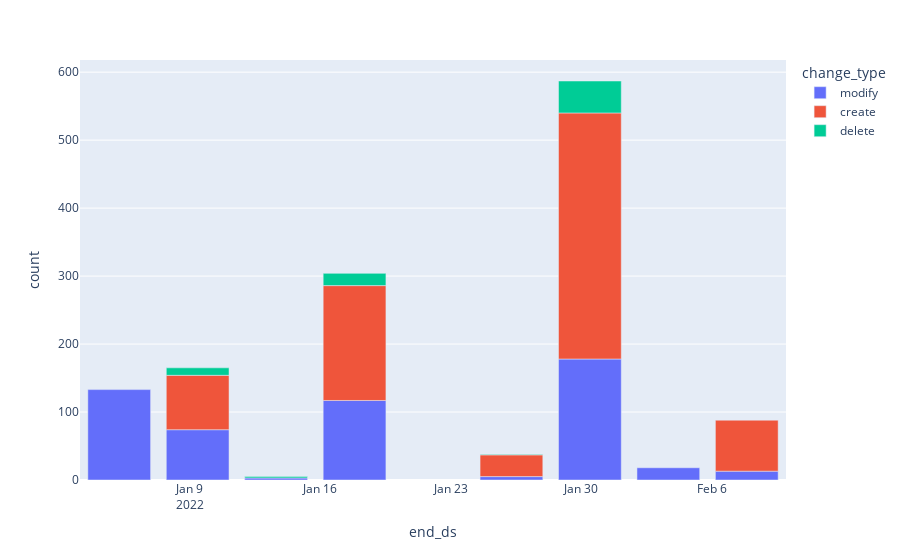

This figure's notebook cell:
### Code cell
import plotly.express as px


fig = px.bar(df_byDay, x = "end_ds", y = "count", color = 'change_type')
fig.show()

### Figure 1 — Plotly figure (JSON) as saved in the notebook; plotly's stock layout.template omitted (floating-point values rounded to 4 significant figures)
{"data": [{"alignmentgroup": "True", "hovertemplate": "change_type=modify<br>end_ds=%{x}<br>count=%{y}<extra></extra>", "legendgroup": "modify", "marker": {"color": "#636efa", "pattern": {"shape": ""}}, "name": "modify", "offsetgroup": "modify", "orientation": "v", "showlegend": true, "textposition": "auto", "type": "bar", "x": ["2022-01-05T05:00:00Z", "2022-01-09T10:00:00Z", "2022-01-13T15:00:00Z", "2022-01-17T20:00:00Z", "2022-01-26T06:00:00Z", "2022-01-30T11:00:00Z", "2022-02-03T16:00:00Z", "2022-02-07T21:00:00Z"], "xaxis": "x", "y": [133, 74, 3, 117, 5, 178, 18, 13], "yaxis": "y"}, {"alignmentgroup": "True", "hovertemplate": "change_type=create<br>end_ds=%{x}<br>count=%{y}<extra></extra>", "legendgroup": "create", "marker": {"color": "#EF553B", "pattern": {"shape": ""}}, "name": "create", "offsetgroup": "create", "orientation": "v", "showlegend": true, "textposition": "auto", "type": "bar", "x": ["2022-01-09T10:00:00Z", "2022-01-17T20:00:00Z", "2022-01-26T06:00:00Z", "2022-01-30T11:00:00Z", "2022-02-07T21:00:00Z"], "xaxis": "x", "y": [80, 169, 32, 362, 75], "yaxis": "y"}, {"alignmentgroup": "True", "hovertemplate": "change_type=delete<br>end_ds=%{x}<br>count=%{y}<extra></extra>", "legendgroup": "delete", "marker": {"color": "#00cc96", "pattern": {"shape": ""}}, "name": "delete", "offsetgroup": "delete", "orientation": "v", "showlegend": true, "textposition": "auto", "type": "bar", "x": ["2022-01-09T10:00:00Z", "2022-01-13T15:00:00Z", "2022-01-17T20:00:00Z", "2022-01-26T06:00:00Z", "2022-01-30T11:00:00Z"], "xaxis": "x", "y": [11, 2, 18, 1, 47], "yaxis": "y"}], "layout": {"barmode": "relative", "legend": {"title": {"text": "change_type"}, "tracegroupgap": 0}, "margin": {"t": 60}, "xaxis": {"anchor": "y", "domain": [0, 1], "title": {"text": "end_ds"}}, "yaxis": {"anchor": "x", "domain": [0, 1], "title": {"text": "count"}}}}
